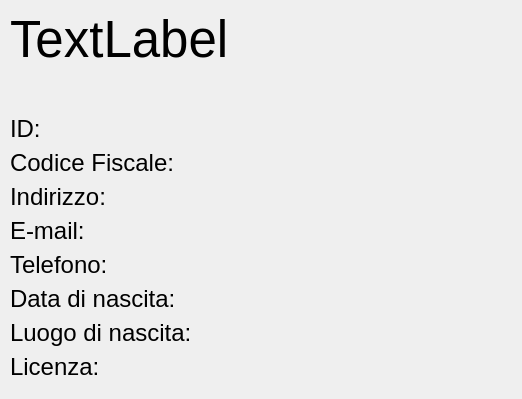
<?xml version="1.0" encoding="UTF-8"?>
<ui version="4.0">
 <class>Form</class>
 <widget class="QWidget" name="Form">
  <property name="geometry">
   <rect>
    <x>0</x>
    <y>0</y>
    <width>522</width>
    <height>399</height>
   </rect>
  </property>
  <property name="windowTitle">
   <string>Dipendente</string>
  </property>
  <widget class="QWidget" name="verticalLayoutWidget">
   <property name="geometry">
    <rect>
     <x>10</x>
     <y>10</y>
     <width>501</width>
     <height>371</height>
    </rect>
   </property>
   <layout class="QVBoxLayout" name="verticalLayout">
    <item>
     <widget class="QLabel" name="label_nomecognome">
      <property name="font">
       <font>
        <pointsize>38</pointsize>
       </font>
      </property>
      <property name="text">
       <string>TextLabel</string>
      </property>
     </widget>
    </item>
    <item>
     <spacer name="verticalSpacer">
      <property name="orientation">
       <enum>Qt::Vertical</enum>
      </property>
      <property name="sizeHint" stdset="0">
       <size>
        <width>20</width>
        <height>40</height>
       </size>
      </property>
     </spacer>
    </item>
    <item>
     <widget class="QLabel" name="label_id">
      <property name="font">
       <font>
        <pointsize>18</pointsize>
       </font>
      </property>
      <property name="text">
       <string>ID: </string>
      </property>
     </widget>
    </item>
    <item>
     <widget class="QLabel" name="label_cf">
      <property name="font">
       <font>
        <pointsize>18</pointsize>
       </font>
      </property>
      <property name="text">
       <string>Codice Fiscale: </string>
      </property>
     </widget>
    </item>
    <item>
     <widget class="QLabel" name="label_indirizzo">
      <property name="font">
       <font>
        <pointsize>18</pointsize>
       </font>
      </property>
      <property name="text">
       <string>Indirizzo: </string>
      </property>
     </widget>
    </item>
    <item>
     <widget class="QLabel" name="label_email">
      <property name="font">
       <font>
        <pointsize>18</pointsize>
       </font>
      </property>
      <property name="text">
       <string>E-mail:</string>
      </property>
     </widget>
    </item>
    <item>
     <widget class="QLabel" name="label_telefono">
      <property name="font">
       <font>
        <pointsize>18</pointsize>
       </font>
      </property>
      <property name="text">
       <string>Telefono: </string>
      </property>
     </widget>
    </item>
    <item>
     <widget class="QLabel" name="label_datanascita">
      <property name="font">
       <font>
        <pointsize>18</pointsize>
       </font>
      </property>
      <property name="text">
       <string>Data di nascita: </string>
      </property>
     </widget>
    </item>
    <item>
     <widget class="QLabel" name="label_luogonascita">
      <property name="font">
       <font>
        <pointsize>18</pointsize>
       </font>
      </property>
      <property name="text">
       <string>Luogo di nascita: </string>
      </property>
     </widget>
    </item>
    <item>
     <widget class="QLabel" name="label_licenza">
      <property name="font">
       <font>
        <pointsize>18</pointsize>
       </font>
      </property>
      <property name="text">
       <string>Licenza: </string>
      </property>
     </widget>
    </item>
   </layout>
  </widget>
 </widget>
 <resources/>
 <connections/>
</ui>
